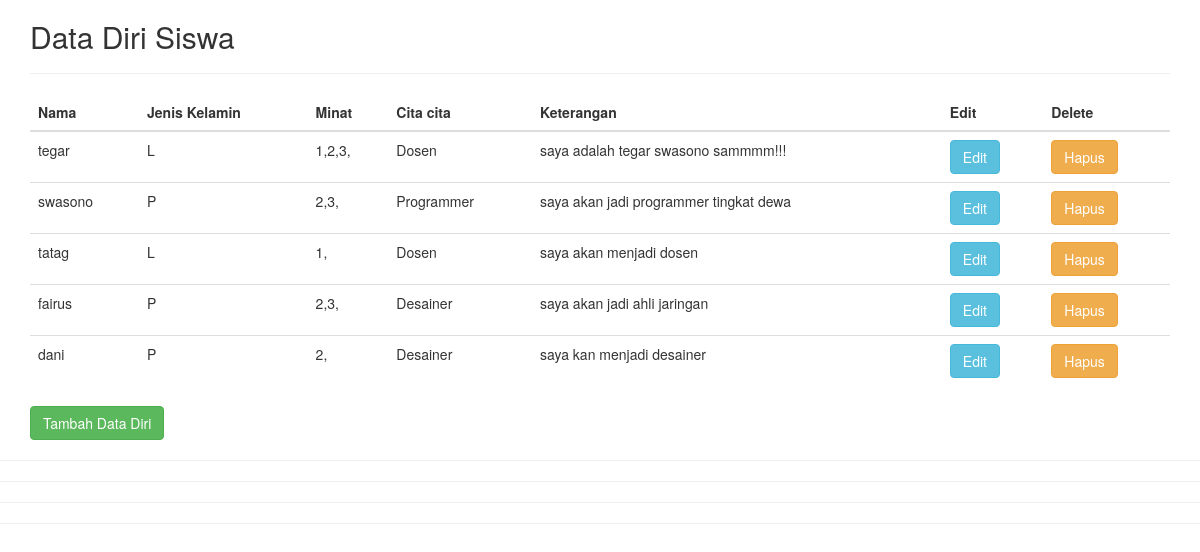
The app's page /PHPDatabase/mysqli-procedural/index.php with its own data.
### tables this page shows
CREATE TABLE `data_diri` (
  `id` int(11) NOT NULL,
  `nama` varchar(20) NOT NULL,
  `jenis_kelamin` enum('L','P') NOT NULL,
  `minat` varchar(20) NOT NULL,
  `cita_cita` varchar(20) NOT NULL,
  `keterangan` text NOT NULL
);

### PHPDatabase/mysqli-procedural/library.php (called while the page is built, shortened)
<?php
class library{
	public function __construct(){
		$this->db= mysqli_connect('localhost', 'root', '', 'MyPHPDatabase');
	}
	public function select_dd(){
		$sql= "SELECT * FROM data_diri; ";
		$query= mysqli_query($this->db, $sql);
		return $query;
	}
}
?>

### PHPDatabase/mysqli-procedural/index.php (the view, shortened to what this page needs)
<!DOCTYPE html>
<html>
<head>
	<link rel="stylesheet" type="text/css" href="css/bootstrap.min.css">
</head>
<body>
<div class="container">
	<h2>Data Diri Siswa</h2>
	<hr/>
	<table class="table">
		<thead>
			<tr>
				<th>Nama</th>
				<th>Jenis Kelamin</th>
				<th>Minat</th>
				<th>Cita cita</th>
				<th>Keterangan</th>
				<th>Edit</th>
				<th>Delete</th>
			</tr>
		</thead>
		<tbody>
			<?php
			require('library.php');
			$lib= new library();
			$select_data= $lib->select_dd();
			if (mysqli_num_rows($select_data) > 0) {
				while($data= mysqli_fetch_assoc($select_data)){
					echo '<tr>';
						echo '<td>'.$data['nama'].'</td>';
						echo '<td>'.$data['jenis_kelamin'].'</td>';
						echo '<td>'.$data['minat'].'</td>';
						echo '<td>'.$data['cita_cita'].'</td>';
						echo '<td>'.$data['keterangan'].'</td>';
						echo '<td>'.'<a class="btn btn-info" href="edit.php?edit='.$data['id'].'">Edit</a>'.'</td>';
						echo '<td>'.'<a class="btn btn-warning" href="index.php?delete='.$data['id'].'">Hapus</a>'.'</td>';
					echo '</tr>';
				}
			}else{
				echo 'data kosong';
			}
			?>
		</tbody>
	</table>
	<a class="btn btn-success" href="tambah.php">Tambah Data Diri</a>
</div>
</body>
</html>
<hr/><hr/><hr/><hr/>

### records on screen
data_diri: nama "tegar", jenis_kelamin "L", minat "1,2,3,", cita_cita "Dosen", keterangan "saya adalah tegar swasono sammmm!!!"
data_diri: nama "swasono", jenis_kelamin "P", minat "2,3,", cita_cita "Programmer", keterangan "saya akan jadi programmer tingkat dewa"
data_diri: nama "tatag", jenis_kelamin "L", minat "1,", cita_cita "Dosen", keterangan "saya akan menjadi dosen"
data_diri: nama "fairus", jenis_kelamin "P", minat "2,3,", cita_cita "Desainer", keterangan "saya akan jadi ahli jaringan"
data_diri: nama "dani", jenis_kelamin "P", minat "2,", cita_cita "Desainer", keterangan "saya kan menjadi desainer"
